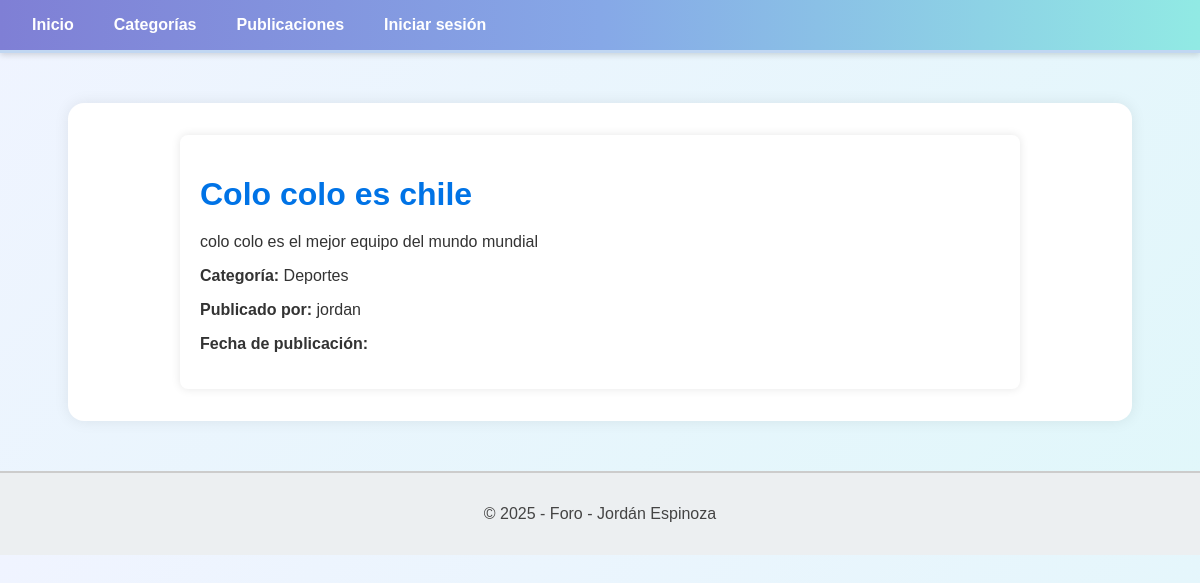
The app's page /foro/publicaciones/detalle/1 with its own data.
### foro_aplicacion/models.py (models this page shows, shortened)
class Publicacion(models.Model):
    titulo = models.CharField(max_length=100)
    cuerpo = models.TextField()
    fecha_creacion = models.DateTimeField(auto_now_add=True)
    fecha_modificacion = models.DateTimeField(auto_now=True)
    usuario = models.ForeignKey(Usuario, on_delete=models.CASCADE, related_name='publicaciones')
    categoria = models.ForeignKey(Categoria, on_delete=models.CASCADE, related_name='publicaciones')
    etiquetas = models.ManyToManyField(Etiqueta, through='PublicacionEtiqueta', related_name='publicaciones')

class Categoria(models.Model):
    nombre = models.CharField(max_length=50)
    descripcion = models.TextField(blank=True)
    fecha_creacion = models.DateTimeField(auto_now_add=True)
    usuario = models.ForeignKey(Usuario, on_delete=models.CASCADE, related_name='categorias')

class Usuario(AbstractUser):
    correo = models.EmailField(max_length=100, unique=True)
    es_admin = models.BooleanField(default=False)
    es_baneado = models.BooleanField(default=False)
    es_moderador = models.BooleanField(default=False)
    es_autor = models.BooleanField(default=False)
    reputacion = models.IntegerField(default=0)
    class Meta:
        verbose_name = 'Usuario'
        verbose_name_plural = 'Usuarios'

### foro_aplicacion/views.py (the view)
# urls.py: path('publicaciones/detalle/<int:pk>', PublicacionDetailView.as_view(), name='detalle_publicacion'),
class PublicacionDetailView(DetailView):
    model = Publicacion
    template_name = 'publicaciones/detalle.html'
    context_object_name = 'publicacion'

### foro_aplicacion/templates/publicaciones/detalle.html (shortened to what this page needs)
{% extends 'template_base.html' %}
{% block body %}
<div class="container">
    <h1 class="titulo">{{ publicacion.titulo }}</h1>
    <p class="contenido">{{ publicacion.cuerpo }}</p>
    <p class="categoria"><strong>Categoría:</strong> {{ publicacion.categoria.nombre }}</p>
    <p class="autor"><strong>Publicado por:</strong> {{ publicacion.usuario.username }}</p>
    <p class="fecha"><strong>Fecha de publicación:</strong> {{ publicacion.fecha_publicacion|date:"d M Y" }}</p>
</div>
{% endblock %}

### static/css/styles.css (style rules this page uses)
body { margin: 0; padding: 0; background: linear-gradient(135deg, #f0f4ff, #e0f7fa); color: #333; font-family: 'Segoe UI', Tahoma, Geneva, Verdana, sans-serif; }
body { font-family: Arial, sans-serif; background-color: #f4f4f4; color: #333; }
.container { max-width: 800px; margin: 0 auto; padding: 20px; background-color: #fff; box-shadow: 0 0 10px rgba(0, 0, 0, 0.1); border-radius: 8px; }
.titulo { font-size: 2em; margin-bottom: 20px; color: #0073e6; }

### records on screen
Publicacion: titulo "Colo colo es chile", cuerpo "colo colo es el mejor equipo del mundo mundial", categoria.nombre "Deportes", usuario.username "jordan"
